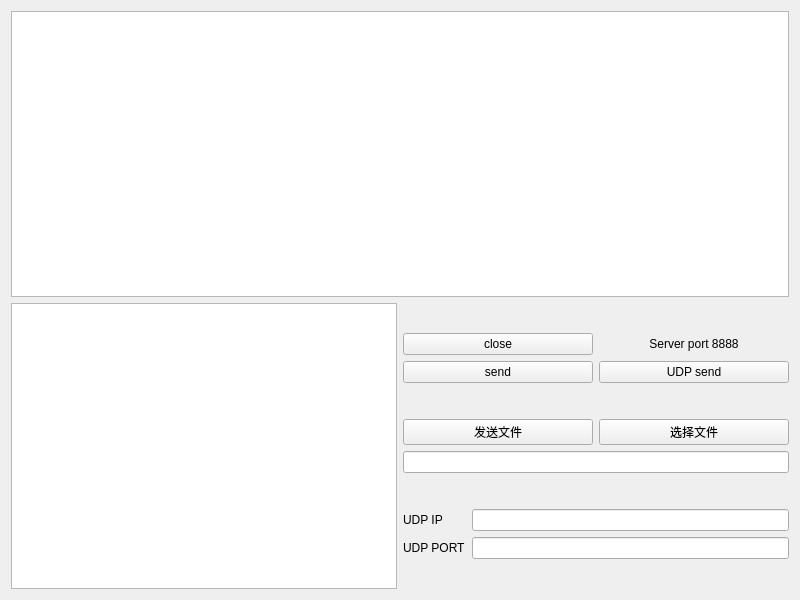
<?xml version="1.0" encoding="UTF-8"?>
<ui version="4.0">
 <class>Widget</class>
 <widget class="QWidget" name="Widget">
  <property name="geometry">
   <rect>
    <x>0</x>
    <y>0</y>
    <width>800</width>
    <height>600</height>
   </rect>
  </property>
  <property name="windowTitle">
   <string>Widget</string>
  </property>
  <layout class="QGridLayout" name="gridLayout_3">
   <item row="0" column="0">
    <widget class="QTextEdit" name="textRead">
     <property name="readOnly">
      <bool>true</bool>
     </property>
    </widget>
   </item>
   <item row="1" column="0">
    <layout class="QHBoxLayout" name="horizontalLayout_2">
     <item>
      <widget class="QTextEdit" name="textInput"/>
     </item>
     <item>
      <layout class="QVBoxLayout" name="verticalLayout_2">
       <item>
        <layout class="QGridLayout" name="gridLayout_2">
         <item row="0" column="0">
          <widget class="QPushButton" name="pushButtonClose">
           <property name="text">
            <string>close</string>
           </property>
          </widget>
         </item>
         <item row="1" column="0">
          <widget class="QPushButton" name="pushButtonSend">
           <property name="text">
            <string>send</string>
           </property>
          </widget>
         </item>
         <item row="1" column="1">
          <widget class="QPushButton" name="pushButton">
           <property name="text">
            <string>UDP send</string>
           </property>
          </widget>
         </item>
         <item row="0" column="1">
          <widget class="QLabel" name="label_3">
           <property name="text">
            <string>Server port 8888</string>
           </property>
           <property name="alignment">
            <set>Qt::AlignCenter</set>
           </property>
          </widget>
         </item>
        </layout>
       </item>
       <item>
        <layout class="QVBoxLayout" name="verticalLayout">
         <item>
          <layout class="QHBoxLayout" name="horizontalLayout">
           <item>
            <widget class="QPushButton" name="pushButtonSendFile">
             <property name="text">
              <string>发送文件</string>
             </property>
            </widget>
           </item>
           <item>
            <widget class="QPushButton" name="pushButtonChooseFi">
             <property name="text">
              <string>选择文件</string>
             </property>
            </widget>
           </item>
          </layout>
         </item>
         <item>
          <widget class="QLineEdit" name="lineEditPath"/>
         </item>
        </layout>
       </item>
       <item>
        <layout class="QGridLayout" name="gridLayout">
         <item row="0" column="0">
          <widget class="QLabel" name="label_2">
           <property name="text">
            <string>UDP IP</string>
           </property>
          </widget>
         </item>
         <item row="0" column="1">
          <widget class="QLineEdit" name="lineEditUdpID"/>
         </item>
         <item row="1" column="0">
          <widget class="QLabel" name="label">
           <property name="text">
            <string>UDP PORT</string>
           </property>
          </widget>
         </item>
         <item row="1" column="1">
          <widget class="QLineEdit" name="lineEditUdpPort"/>
         </item>
        </layout>
       </item>
      </layout>
     </item>
    </layout>
   </item>
  </layout>
 </widget>
 <resources/>
 <connections/>
</ui>
